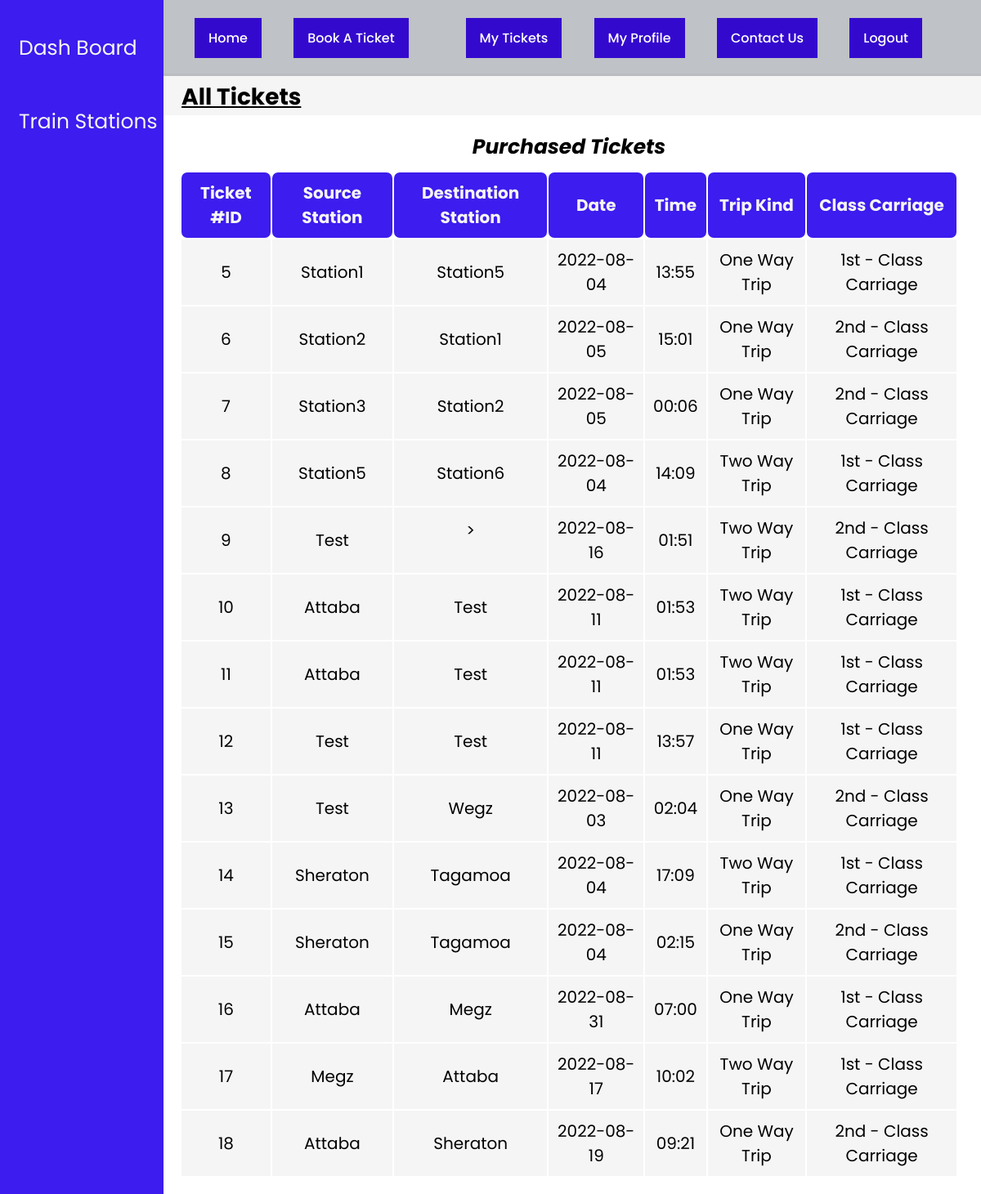
Page /all-tickets.php (signed in) on the committed database.
### tables this page shows
CREATE TABLE `tickets` (
  `ticketID` int(200) NOT NULL,
  `source` varchar(200) NOT NULL,
  `destination` varchar(200) NOT NULL,
  `date` varchar(200) NOT NULL,
  `time` varchar(200) NOT NULL,
  `trip_type` varchar(200) NOT NULL,
  `trip_class` varchar(200) NOT NULL,
  `ticketCount` int(200) NOT NULL,
  `by_user_id` int(200) NOT NULL
);

### all-tickets.php (the view, shortened to what this page needs)
<!DOCTYPE html>
<html lang="en">
<?php require_once './database/dbConnection.php';?>
<head>
    <link rel="stylesheet" href="CSS/admin-panel.css">
</head>
<?php session_start();
    include 'navbar.php';?>
<body>
    <div class="sidenav">
        <a href="admin-panel.php">Dash Board</a>
        <a href="train-stations.php">Train Stations</a>
    </div>
    <div class="body2">
        <div class="title">
            <p> <b>All Tickets</b></p>
        </div>
        <div class="users-table">
            <table>
                <caption><b>Purchased Tickets</b></caption>
                <thead>
                    <tr>
                        <th>Ticket #ID</th>
                        <th>Source Station</th>
                        <th>Destination Station</th>
                        <th>Date</th>
                        <th>Time</th>
                        <th>Trip Kind</th>
                        <th>Class carriage</th>
                    </tr>
                </thead>
                <?php
$sql="SELECT * FROM tickets";
$result=mysqli_query($conn,$sql);
while($row=mysqli_fetch_assoc($result))
{
?>
                <tbody>
                    <tr class="grey-tr">
                        <td><span name="ID"><?php echo $row['ticketID'] ?> </span></td>
                        <td><?php echo $row['source'] ?></td>
                        <td><?php echo $row['destination'] ?></td>
                        <td><?php echo $row['date'] ?></td>
                        <td><?php echo $row['time'] ?></td>
                        <td><?php echo $row['trip_type'] ?></td>
                        <td><?php echo $row['trip_class'] ?></td>
                    </tr>
                </tbody>
                <?php
}
                ?>
            </table>
        </div>
    </div>
</body>
</html>

### css/admin-panel.css (style rules this page uses)
body { font-family: 'Poppins', sans-serif; }
.sidenav { height: 100%; width: 200px; position: fixed; z-index: 1; top: 0; left: 0px; background-color: rgb(60, 28, 238); overflow-x: hidden; padding-top: 34px; }
.sidenav a { padding: 6px 6px 6px 23px; text-decoration: none; margin-bottom: 40px; font-size: 25px; color: whitesmoke; display: block; }
.body2 { margin-left: 192px; }
.title { margin-top: 90px; font-size: 28px; text-decoration: underline; text-underline-offset: 2px; background-color: whitesmoke; padding: 8px 30px 1px; }
.users-table { text-align: center; margin: 20px 28px; font-size: 20px; }
table { width: 100%; }
th { color: whitesmoke; background-color: rgb(60, 28, 238); border: 0px #111 solid; border-radius: 7px; }
th, td { padding: 10px; }
.grey-tr { background-color: rgb(245, 245, 245); border: 4px rgb(60, 28, 238) solid; }
caption { font-size: 25px; font-style: italic; margin-bottom: 10px; }

### css/navbar.css (style rules this page uses)
* { font-family: 'Poppins', sans-serif; margin: 0; padding: 0; outline: none; border: none; text-decoration: none; text-transform: capitalize; transition: .2s linear; }

### css/index.css (style rules this page uses)
:root { --main-text-color: #3409ce; }
* { font-family: "Poppins", sans-serif; margin: 0; padding: 0; box-sizing: border-box; list-style: none; }

### rows in the picture
tickets: ticketID "5", source "Station1", destination "Station5", date "2022-08-04", time "13:55", trip_type "One Way Trip", trip_class "1st - Class Carriage"
tickets: ticketID "6", source "Station2", destination "Station1", date "2022-08-05", time "15:01", trip_type "One Way Trip", trip_class "2nd - Class Carriage"
tickets: ticketID "7", source "Station3", destination "Station2", date "2022-08-05", time "00:06", trip_type "One Way Trip", trip_class "2nd - Class Carriage"
tickets: ticketID "8", source "Station5", destination "Station6", date "2022-08-04", time "14:09", trip_type "Two Way Trip", trip_class "1st - Class Carriage"
tickets: ticketID "9", source "Test", destination ">", date "2022-08-16", time "01:51", trip_type "Two Way Trip", trip_class "2nd - Class Carriage"
tickets: ticketID "10", source "Attaba", destination "Test", date "2022-08-11", time "01:53", trip_type "Two Way Trip", trip_class "1st - Class Carriage"
tickets: ticketID "11", source "Attaba", destination "Test", date "2022-08-11", time "01:53", trip_type "Two Way Trip", trip_class "1st - Class Carriage"
tickets: ticketID "12", source "Test", destination "Test", date "2022-08-11", time "13:57", trip_type "One Way Trip", trip_class "1st - Class Carriage"
tickets: ticketID "13", source "Test", destination "Wegz", date "2022-08-03", time "02:04", trip_type "One Way Trip", trip_class "2nd - Class Carriage"
tickets: ticketID "14", source "Sheraton", destination "Tagamoa", date "2022-08-04", time "17:09", trip_type "Two Way Trip", trip_class "1st - Class Carriage"
tickets: ticketID "15", source "Sheraton", destination "Tagamoa", date "2022-08-04", time "02:15", trip_type "One Way Trip", trip_class "2nd - Class Carriage"
tickets: ticketID "16", source "Attaba", destination "Megz", date "2022-08-31", time "07:00", trip_type "One Way Trip", trip_class "1st - Class Carriage"
tickets: ticketID "17", source "Megz", destination "Attaba", date "2022-08-17", time "10:02", trip_type "Two Way Trip", trip_class "1st - Class Carriage"
tickets: ticketID "18", source "Attaba", destination "Sheraton", date "2022-08-19", time "09:21", trip_type "One Way Trip", trip_class "2nd - Class Carriage"
